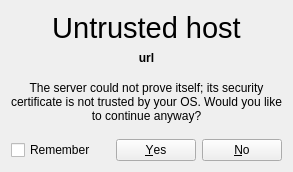
<?xml version="1.0" encoding="UTF-8"?>
<ui version="4.0">
 <class>SslHandshakeView</class>
 <widget class="QWidget" name="SslHandshakeView">
  <property name="geometry">
   <rect>
    <x>0</x>
    <y>0</y>
    <width>275</width>
    <height>172</height>
   </rect>
  </property>
  <property name="windowTitle">
   <string>Untrusted host</string>
  </property>
  <layout class="QGridLayout" name="gridLayout">
   <item row="2" column="0" colspan="2">
    <widget class="QLabel" name="message">
     <property name="sizePolicy">
      <sizepolicy hsizetype="Minimum" vsizetype="MinimumExpanding">
       <horstretch>0</horstretch>
       <verstretch>0</verstretch>
      </sizepolicy>
     </property>
     <property name="text">
      <string>The server could not prove itself; its security certificate is not trusted by your OS. Would you like to continue anyway?</string>
     </property>
     <property name="alignment">
      <set>Qt::AlignCenter</set>
     </property>
     <property name="wordWrap">
      <bool>true</bool>
     </property>
    </widget>
   </item>
   <item row="1" column="0" colspan="2">
    <widget class="QLabel" name="authUrlLabel">
     <property name="sizePolicy">
      <sizepolicy hsizetype="Expanding" vsizetype="Preferred">
       <horstretch>0</horstretch>
       <verstretch>0</verstretch>
      </sizepolicy>
     </property>
     <property name="font">
      <font>
       <weight>75</weight>
       <bold>true</bold>
      </font>
     </property>
     <property name="text">
      <string>url</string>
     </property>
     <property name="alignment">
      <set>Qt::AlignCenter</set>
     </property>
    </widget>
   </item>
   <item row="5" column="1">
    <widget class="QDialogButtonBox" name="buttonBox">
     <property name="sizePolicy">
      <sizepolicy hsizetype="Maximum" vsizetype="Fixed">
       <horstretch>0</horstretch>
       <verstretch>0</verstretch>
      </sizepolicy>
     </property>
     <property name="standardButtons">
      <set>QDialogButtonBox::No|QDialogButtonBox::Yes</set>
     </property>
     <property name="centerButtons">
      <bool>true</bool>
     </property>
    </widget>
   </item>
   <item row="0" column="0" colspan="2">
    <widget class="QLabel" name="userTitle">
     <property name="sizePolicy">
      <sizepolicy hsizetype="Preferred" vsizetype="Maximum">
       <horstretch>0</horstretch>
       <verstretch>0</verstretch>
      </sizepolicy>
     </property>
     <property name="font">
      <font>
       <pointsize>22</pointsize>
      </font>
     </property>
     <property name="text">
      <string>Untrusted host</string>
     </property>
     <property name="textFormat">
      <enum>Qt::PlainText</enum>
     </property>
     <property name="scaledContents">
      <bool>false</bool>
     </property>
     <property name="alignment">
      <set>Qt::AlignCenter</set>
     </property>
    </widget>
   </item>
   <item row="5" column="0">
    <widget class="QCheckBox" name="rememberBox">
     <property name="sizePolicy">
      <sizepolicy hsizetype="Minimum" vsizetype="Fixed">
       <horstretch>0</horstretch>
       <verstretch>0</verstretch>
      </sizepolicy>
     </property>
     <property name="text">
      <string>Remember</string>
     </property>
    </widget>
   </item>
  </layout>
 </widget>
 <resources/>
 <connections/>
</ui>
